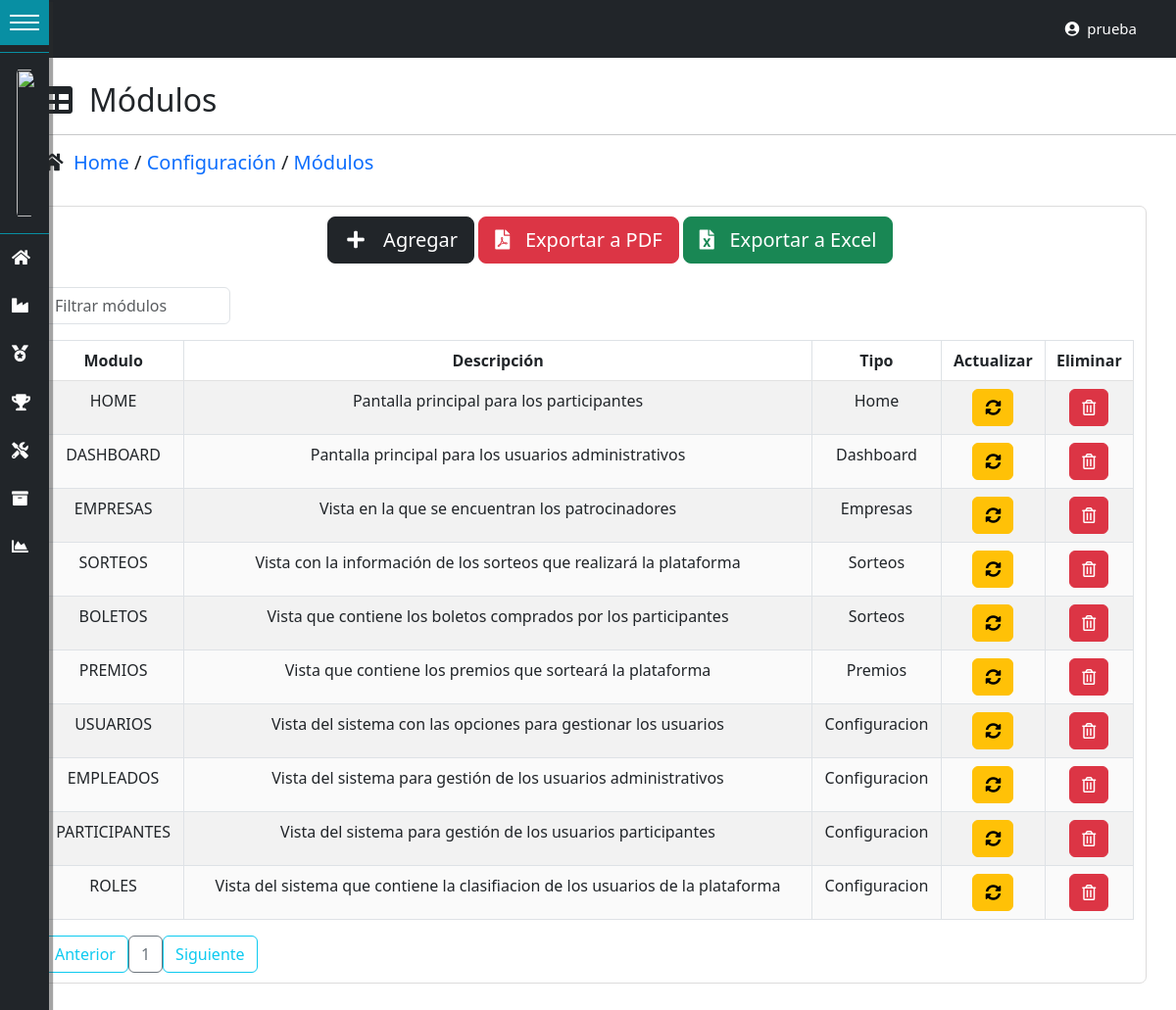
The app's page /modulos/ (signed in) with its own data.
### tables this page shows
CREATE TABLE IF NOT EXISTS `modulos` (
  `id_modulo` int(11) NOT NULL AUTO_INCREMENT,
  `modulo` varchar(100) NOT NULL,
  `descripcion` varchar(100) NOT NULL,
  `tipo_modulo` enum('Home','Dashboard','Empresas','Sorteos','Premios','Configuracion','Administracion') NOT NULL,
  `creado_por` varchar(50) NOT NULL,
  `fecha_creacion` datetime NOT NULL,
  `modificado_por` varchar(50) DEFAULT NULL,
  `fecha_modificacion` datetime DEFAULT NULL,
  PRIMARY KEY (`id_modulo`)
);

### controladores/vistasControlador.php (called while the page is built, shortened)
<?php
	class vistasControlador extends vistasModelo{
		public function obtener_plantilla_controlador(){
			return require_once "./vistas/plantilla.php";
		}
	}

### index.php (called while the page is built, shortened)
<?php
	require_once "./controladores/vistasControlador.php";
	$plantilla = new vistasControlador();
	$plantilla->obtener_plantilla_controlador();

### config/conexion.php (called while the page is built, shortened)
<?php
class ConexionBD{
    protected $manejador = "mysql";
    private static $servidor = "localhost";
    private static $usuario = "root";
    private static $pass = "";
    protected $db_name = "dbsorteo";
    protected function getConexion(){
        try{
            $parametros=array(PDO::ATTR_PERSISTENT=>true,PDO::MYSQL_ATTR_INIT_COMMAND=>"SET NAMES utf8");
            $this->conexion=new PDO($this->manejador.":host=".self::$servidor.";dbname=".$this->db_name,self::$usuario,self::$pass,$parametros);
            return $this->conexion;
        }
        catch(PDOException $e){
            echo 'Error en la conexion a la BD :'.$e->getMessage();
        }
    }
}

### DatosTablas/obtenerDatos.php (called while the page is built, shortened)
<?php
require_once("./config/conexion.php");
class obtenerDatosTablas extends ConexionBD{
    public function datosTablas($tabla){
        $sql="SELECT * FROM $tabla";
        $resultado=$this->conexion->query($sql) or die ($sql);
        return $resultado;
    }
}

### vistas/contenidos/modulos-view.php (the view, shortened to what this page needs)
<?php
include("./DatosTablas/obtenerDatos.php");
?>
<br>
<div class="container">
    <h2><i class="fas fa-table"></i>&nbsp; Módulos</h2>
</div>
<hr/>
<div class="container">
    <h5><i class="fas fa-home"></i>&nbsp;
    <a href="<?php echo SERVERURL?>dashboard/"> Home </a>
    /
    <a href="<?php echo SERVERURL?>configuracion/"> Configuración </a>
    /
    <a href="<?php echo SERVERURL?>modulos/"> Módulos </a></h5>
</div>
<br>
<div class="container contenedor-tabla">
    <div class="container">
    <div class="row">
        <div class="col-3"></div>
        <div class="col-7">
            <div class="btn btn-dark btn-lg" data-bs-toggle="modal" data-bs-target="#ModalCrear"><i class="fas fa-plus fa-fw"></i> &nbsp; Agregar</div>
            <div class="btn btn-danger btn-lg" data-bs-toggle="modal" data-bs-target="#ModalCrear"><i class="fas fa-file-pdf"></i> &nbsp; Exportar a PDF</div>
            <div class="btn btn-success btn-lg" data-bs-toggle="modal" data-bs-target="#ModalCrear"><i class="fas fa-file-excel"></i> &nbsp; Exportar a Excel</div>
        </div>
        <div class="col-2"></div>
    </div>
    </div>
<div class="table-responsive">
    <br>
        <input type="text" id="searchBox" class="form-control" onkeyup="filterTable()" placeholder="Filtrar módulos">
    <table id="datos-usuario" class="table table-bordered table-striped text-center">
        <thead>
            <tr>
                <th>Modulo</th>
                <th>Descripción</th>
                <th>Tipo</th>
                <th>Actualizar</th>
                <th>Eliminar</th>
            </tr>
        </thead>
        <tbody class="body">
        <?php
                $datos=new obtenerDatosTablas();
                $resultado=$datos->datosTablas('modulos');
                foreach ($resultado as $fila){
            ?>
            <tr>
                <td><?php echo $fila['modulo']; ?></td>
                <td><?php echo $fila['descripcion']; ?></td>
                <td><?php echo $fila['tipo_modulo']; ?></td>
                <td>
				<button class="btn btn-warning" data-bs-toggle="modal" data-bs-target="#ModalAct<?php echo $fila['id_modulo'];?>">
					<i class="fas fa-sync-alt"></i>
                </button>
			    </td>
                <td>
					<form class="FormularioAjax" action="<?php echo SERVERURL; ?>ajax/moduloAjax.php" method="POST" data-form="delete" autocomplete="off">
					<button type="submit" class="btn btn-danger">
						<i class="far fa-trash-alt"></i>
					</button>
					</form>
				</td>
                </tr>
            <?php
                    }
            ?>
        </tbody>
    </table>
</div>
<div id="paginador" class=""></div>
</div>
<br>
<br>

### vistas/css/Estilo-Form.css (style rules this page uses)
.contenedor-tabla { border: 1px solid #dddcdc; -moz-border-radius: 7px; -webkit-border-radius: 7px; padding: 10px; }
#searchBox { width:12rem; }
#datos-usuario { width: 100%; border-collapse: collapse; background-color:white; }
.contenedor-tabla { background-color:white; }
#datos-usuario th, td { padding: 8px; text-align: center; border-bottom: 1px solid rgb(226, 226, 226); }
#datos-usuario tr:nth-child(even) { background-color: #fafafa; }
.container h5 a { text-decoration: none; }

### vistas/css/estilos-vistas.css (style rules this page uses)
:root { --width:17rem; --pading:12px; --bgcoolor:rgb(33, 37, 41); --hovercolor:#088fa3; --width-collapsed:50px; }
body { font-size:18px; padding:0; margin: 0; margin-left:var(--width-collapsed); }

### records on screen
modulos: modulo "HOME", descripcion "Pantalla principal para los participantes", tipo_modulo "Home"
modulos: modulo "DASHBOARD", descripcion "Pantalla principal para los usuarios administrativos", tipo_modulo "Dashboard"
modulos: modulo "EMPRESAS", descripcion "Vista en la que se encuentran los patrocinadores", tipo_modulo "Empresas"
modulos: modulo "SORTEOS", descripcion "Vista con la información de los sorteos que realizará la plataforma", tipo_modulo "Sorteos"
modulos: modulo "BOLETOS", descripcion "Vista que contiene los boletos comprados por los participantes", tipo_modulo "Sorteos"
modulos: modulo "PREMIOS", descripcion "Vista que contiene los premios que sorteará la plataforma", tipo_modulo "Premios"
modulos: modulo "USUARIOS", descripcion "Vista del sistema con las opciones para gestionar los usuarios", tipo_modulo "Configuracion"
modulos: modulo "EMPLEADOS", descripcion "Vista del sistema para gestión de los usuarios administrativos", tipo_modulo "Configuracion"
modulos: modulo "PARTICIPANTES", descripcion "Vista del sistema para gestión de los usuarios participantes", tipo_modulo "Configuracion"
modulos: modulo "ROLES", descripcion "Vista del sistema que contiene la clasifiacion de los usuarios de la plataforma", tipo_modulo "Configuracion"

### other values on screen
$_SESSION['usuario_login'] "prueba"
